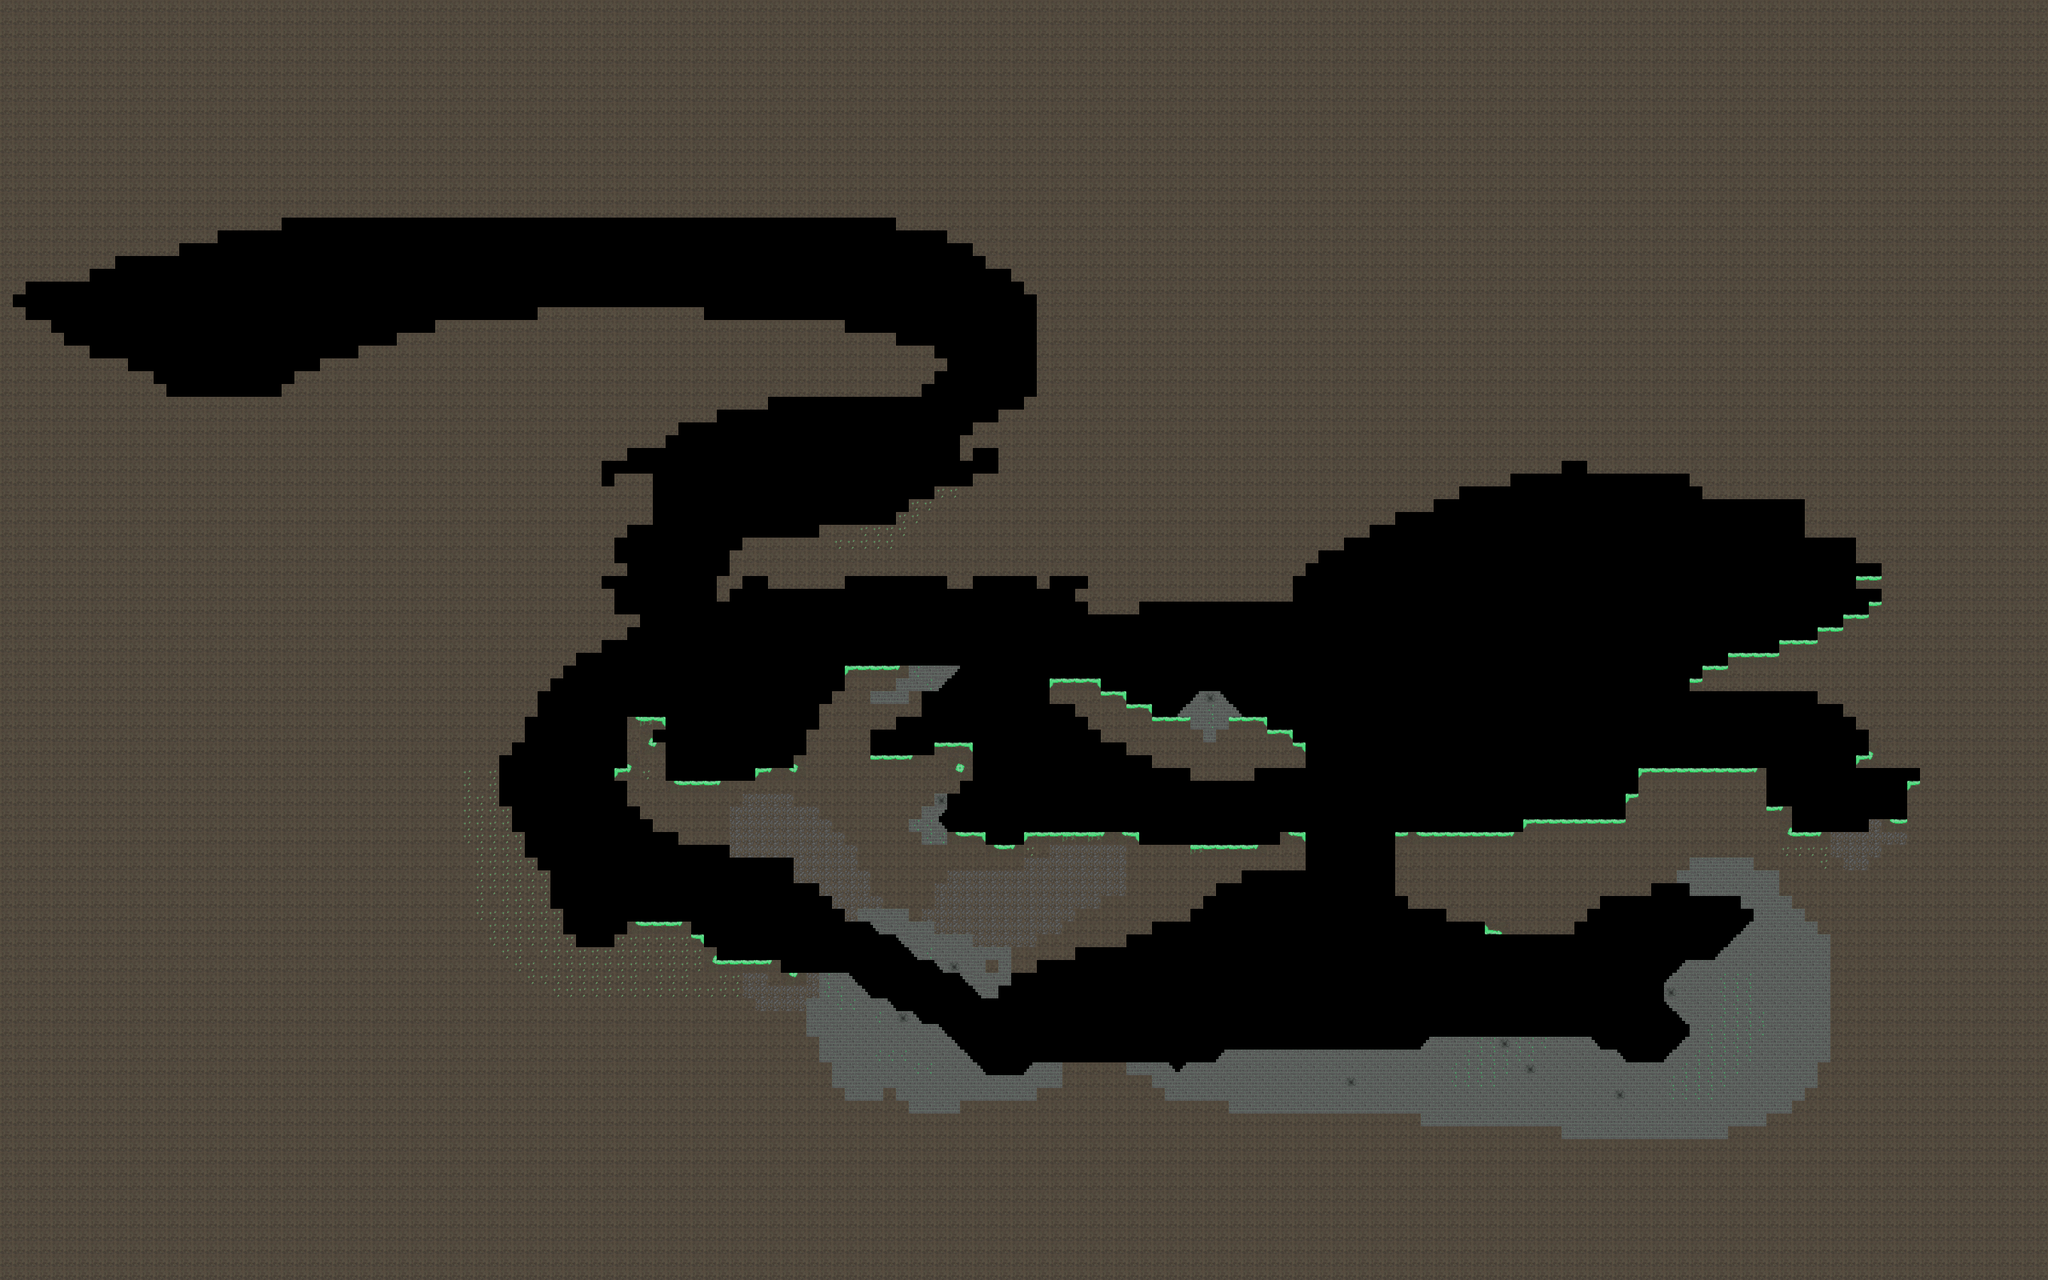

A 2D game scene composited from a Tiled map and its tileset images. What follows is a short description and the map's XML, with each tile layer's data collapsed to a summary:
An orthogonal 160x100 tile map with 20x20 px tiles, 1 tile layer (mainlayer), 4 tilesets and 5 objects (SpawnPoint).

<map version="1.0" orientation="orthogonal" renderorder="right-down" width="160" height="100" tilewidth="20" tileheight="20" nextobjectid="12">
 <properties>
  <property name="Creator" value="tipfom" />
  <property name="Name" value="DebugMap" />
  <property name="Version" value="0.2.3" />
 </properties>
 <tileset firstgid="1" name="littleplants" tilewidth="20" tileheight="20">
  <image source="plants.png" trans="ffffff" width="60" height="20" />
 </tileset>
 <tileset firstgid="4" name="bigplants" tilewidth="40" tileheight="40">
  <image source="bigplants.png" width="80" height="40" />
 </tileset>
 <tileset firstgid="6" name="Erden" tilewidth="20" tileheight="20">
  <image source="Erden.png" width="280" height="40" />
  <tile id="0">
   <properties>
    <property name="shapetype" value="box" />
   </properties>
  </tile>
  <tile id="1">
   <properties>
    <property name="shapetype" value="box" />
   </properties>
  </tile>
  <tile id="2">
   <properties>
    <property name="shapetype" value="box" />
   </properties>
  </tile>
  <tile id="3">
   <properties>
    <property name="shapetype" value="box" />
   </properties>
  </tile>
  <tile id="4">
   <properties>
    <property name="shapetype" value="box" />
   </properties>
  </tile>
  <tile id="5">
   <properties>
    <property name="shapetype" value="box" />
   </properties>
  </tile>
  <tile id="6">
   <properties>
    <property name="shapetype" value="box" />
   </properties>
  </tile>
  <tile id="7">
   <properties>
    <property name="shapetype" value="box" />
   </properties>
  </tile>
  <tile id="8">
   <properties>
    <property name="shapetype" value="box" />
   </properties>
  </tile>
  <tile id="9">
   <properties>
    <property name="shapetype" value="custom" />
    <property name="shapevertex" value="1,1;-1,1;1,-1" />
   </properties>
  </tile>
  <tile id="10">
   <properties>
    <property name="shapetype" value="custom" />
    <property name="shapevertex" value="1,1;-1,1;-1,-1" />
   </properties>
  </tile>
  <tile id="11">
   <properties>
    <property name="shapetype" value="box" />
   </properties>
  </tile>
  <tile id="12">
   <properties>
    <property name="shapetype" value="box" />
   </properties>
  </tile>
  <tile id="14">
   <properties>
    <property name="shapetype" value="box" />
   </properties>
  </tile>
  <tile id="15">
   <properties>
    <property name="shapetype" value="box" />
   </properties>
  </tile>
  <tile id="16">
   <properties>
    <property name="shapetype" value="box" />
   </properties>
  </tile>
  <tile id="17">
   <properties>
    <property name="shapetype" value="box" />
   </properties>
  </tile>
  <tile id="18">
   <properties>
    <property name="shapetype" value="box" />
   </properties>
  </tile>
  <tile id="19">
   <properties>
    <property name="shapetype" value="box" />
   </properties>
  </tile>
  <tile id="20">
   <properties>
    <property name="shapetype" value="box" />
   </properties>
  </tile>
  <tile id="21">
   <properties>
    <property name="shapetype" value="box" />
   </properties>
  </tile>
  <tile id="22">
   <properties>
    <property name="shapetype" value="box" />
   </properties>
  </tile>
  <tile id="23">
   <properties>
    <property name="shapetype" value="custom" />
    <property name="shapevertex" value="1,1;-1,-1;1,-1" />
   </properties>
  </tile>
  <tile id="24">
   <properties>
    <property name="shapetype" value="custom" />
    <property name="shapevertex" value="-1,1;-1,-1;1,-1" />
   </properties>
  </tile>
  <tile id="25">
   <properties>
    <property name="shapetype" value="box" />
   </properties>
  </tile>
  <tile id="26">
   <properties>
    <property name="shapetype" value="box" />
   </properties>
  </tile>
 </tileset>
 <tileset firstgid="34" name="chest" tilewidth="40" tileheight="30">
  <image source="chest.png" width="40" height="60" />
  <tile id="0">
   <properties>
    <property name="tiledata" value="chest:open" />
   </properties>
  </tile>
  <tile id="1">
   <properties>
    <property name="tiledata" value="chest:closed" />
   </properties>
  </tile>
 </tileset>
 <objectgroup name="points">
  <object id="1" name="SpawnPoint" x="2260" y="1260" width="20" height="20" />
 </objectgroup>
 <layer name="mainlayer" width="160" height="100">
  <data>[16000 cells, 12279 non-empty, 19 distinct tile ids]</data>
 </layer>
 <objectgroup name="aditionallayer">
  <object id="8" x="2210" y="1010">
   <properties>
    <property name="speed" value="200" />
    <property name="type" value="platform" />
    <property name="waypoints" value="0,-14;-8,5" />
   </properties>
  </object>
  <object id="9" x="2610" y="1190">
   <properties>
    <property name="boostvec" value="0,20" />
    <property name="type" value="jumppad" />
   </properties>
  </object>
  <object id="10" x="1630" y="1070">
   <properties>
    <property name="speed" value="200" />
    <property name="type" value="platform" />
    <property name="waypoints" value="-7,1" />
   </properties>
  </object>
  <object id="11" x="940" y="1470">
   <properties>
    <property name="boostvec" value="0,25" />
    <property name="type" value="jumppad" />
   </properties>
  </object>
 </objectgroup>
</map>
